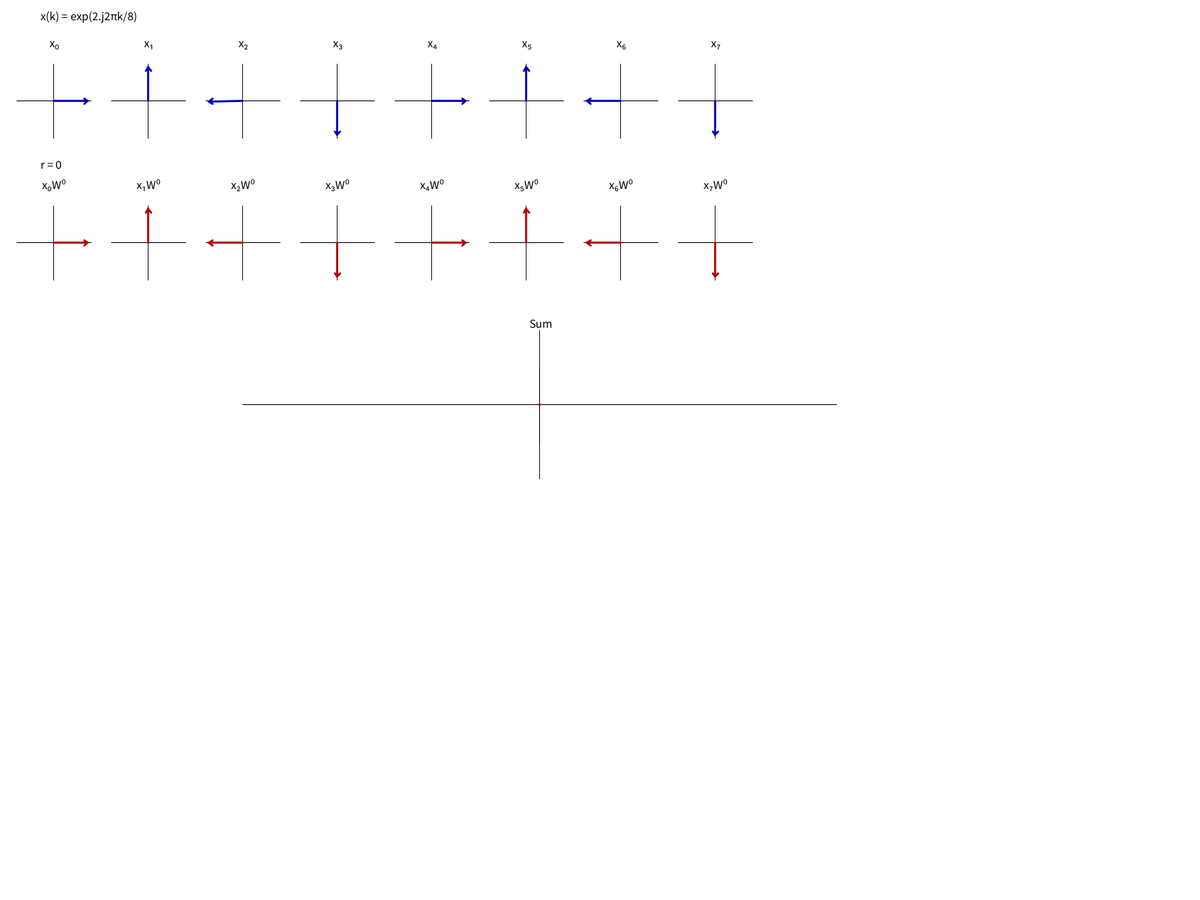
Frame 1 (no input)
Frame 60 (the mouse pressed at the canvas centre just before this capture): identical to frame 1, image omitted
Frame 120 (the mouse held since frame 60 and released just before this capture): identical to frame 1, image omitted

The Processing sketch that drew this single still picture (run headless with seeded random() and noise(); from frame 60 on, the mouse is pressed at the canvas centre):

// Processing sketch: PortlandDFTVectors
// ── PortlandDFTVectors.pde
char[] sup = new char[10];
char[] sub = new char[10];
float []xPhi = new float[8];
float []xCompPhi = new float[8];
float []xMag = new float[8];
boolean isExp = true;
int r = 0;
float rDraw = 0;
int f = 2;
float fDraw = f;
float aLen = 55;

void setup(){
  fullScreen(2);
//  size(1024,768);
//  size(1200,768); // 1024 by 768
//  for(int n = 0; n < 8; n++){
//    xPhi[n] = (float)(n*3*45)*PI/180.0;
//  }
  for(int n = 0; n < 10; n++){
    sup[n] = char(0x2070 + n);
    sub[n] = char(0x2080 + n);
  }
  sup[1] = '¹';sup[2] = '²';sup[3] = '³';
  fill(0);
  textSize(18);
}

void draw(){
  scale(0.9);
  background(255);
  rDraw = rDraw + ((float)r - rDraw)*0.1;
  fDraw = fDraw + ((float)f - fDraw)*0.1;
  textAlign(LEFT);
  text("x(k) = exp("+f+".j2πk/8)",60,30);
  text("r = "+r,60, 250);
  textAlign(CENTER);
  PVector sum = new PVector(0,0);
  for(int n = 0; n < 8; n++){
    float phi = (float)(n*45)*fDraw*PI/180.0;
    if(isExp){
      xPhi[n] = phi;
      xMag[n] = 1;
    } else {
      xPhi[n] = (cos(phi)>0) ? 0 : PI;
      xMag[n] = abs(cos(phi));
      xCompPhi[n] = phi;
    }
    float x = 80+140*n; //<>//
    text("x"+sub[n],x,70);
    text("x"+sub[n]+"W"+supNum(n*r),x,280);
    if(!isExp){
      arrow(x, 360,50, xCompPhi[n]-(rDraw*(float)n)*PI/4,color(250,180,180),2);
      arrow(x, 360,50, -xCompPhi[n]-(rDraw*(float)n)*PI/4,color(220,180,130),2);
      arrow(x, 150,50, xCompPhi[n],color(200,150,200),2); 
      arrow(x, 150,50, -xCompPhi[n],color(150,200,200),2); 
    }
    arrow(x, 150,50*xMag[n], xPhi[n],color(0,0,180),3); 
    arrow(x, 360,50*xMag[n], xPhi[n]-(rDraw*(float)n)*PI/4,color(180,0,0),3);
    sum.add(new PVector(xMag[n]*cos(xPhi[n]-(rDraw*(float)n)*PI/4),xMag[n]*sin(xPhi[n]-(rDraw*(float)n)*PI/4)));
  }  
  pushMatrix();
  stroke (0);
  strokeWeight(1);
  translate(width/2,600);
  text("Sum",0,-aLen*2.1);
  line(-aLen*8,0,aLen*8,0);
  line(0,-aLen*2,0,aLen*2);
  arrow(0,0,50*sum.mag(),PVector.angleBetween(sum,new PVector(1,0)), color(200,0,0),4);
  popMatrix();
}

String supNum(int x){
  char[] z = nf(x).toCharArray();
  for(int n = 0; n < z.length; n++){
    z[n] = sup[int(z[n] - '0')];
  }
  return new String(z);
}

void ax(float x0, float y0, float len){
  pushMatrix();
  stroke (0);
  strokeWeight(1);
  translate(x0,y0);
  line(-aLen,0,aLen,0);
  line(0,-aLen,0,aLen);
  popMatrix();
}

void arrow(float x0, float y0, float len, float phi, color col, float w){
  ax(x0,y0,len*1.1);
  pushMatrix();
  stroke(col);
  strokeWeight(w);
  translate(x0,y0);
  rotate(-phi);
  line(0,0,len,0);
  if(len > aLen*.1){
  line(len-aLen*.1,aLen*.07,len,0);
  line(len-aLen*.1,-aLen*.07,len,0);
  }
  popMatrix();
}

void keyPressed() {
  if (key == CODED) {
    if (keyCode == UP) {
      f++;
    } else if (keyCode == DOWN) {
      f--;
    }
  } else if (key >= '0' && key <= '8') {
    r = int(key - '0');
  } else if (key == 'c') {
    isExp = false;
  } else if (key == 'e') {
    isExp = true;
  }
}
